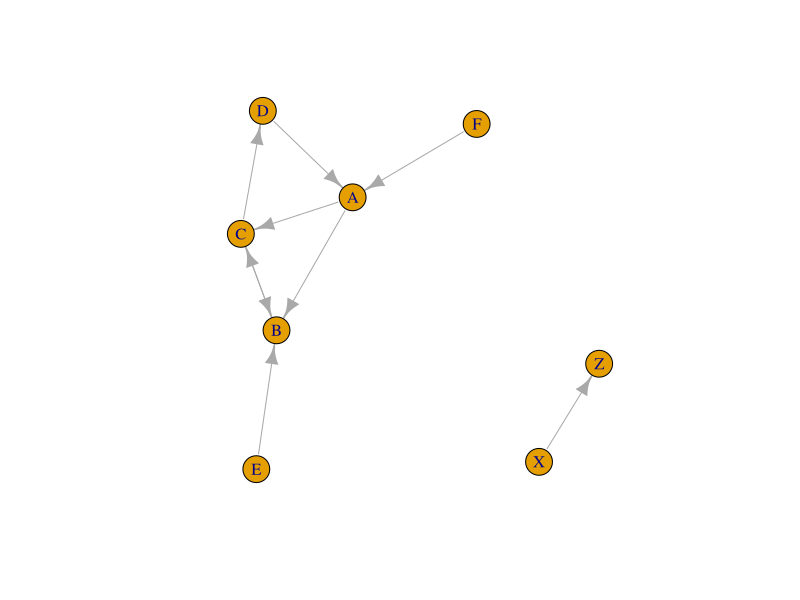
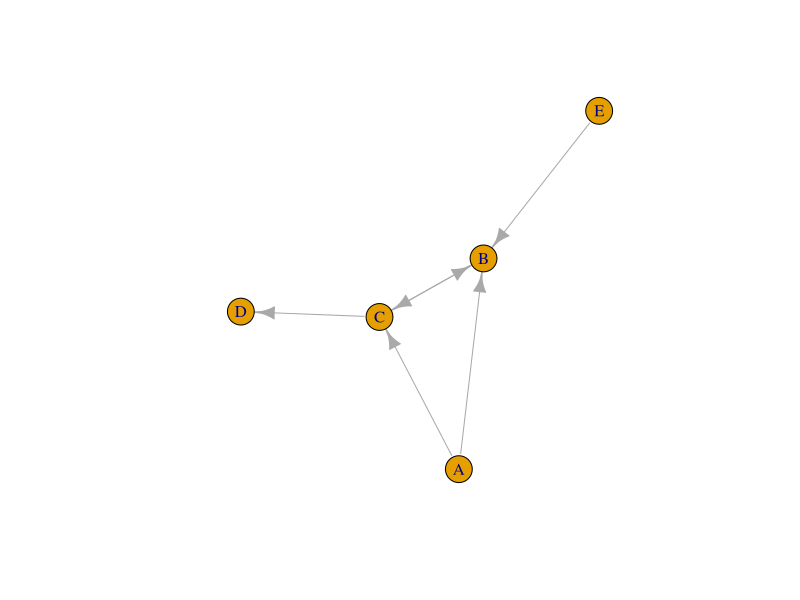
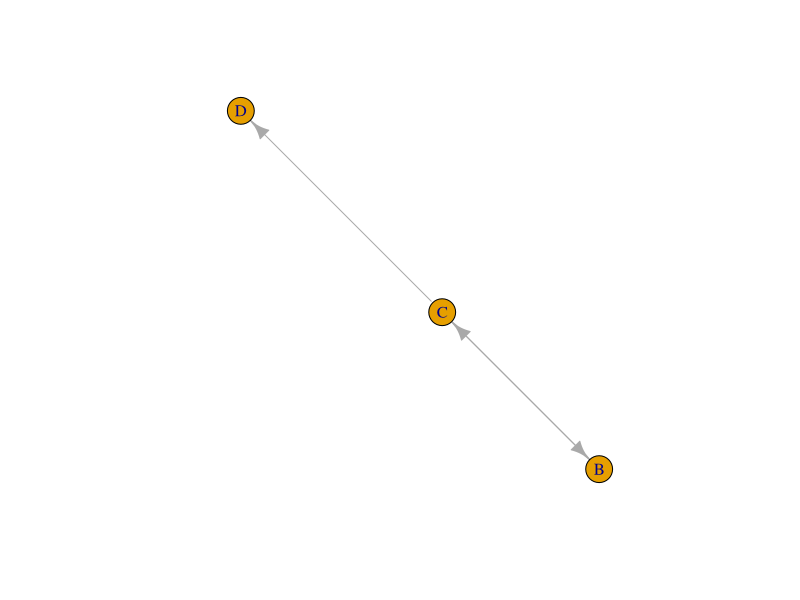
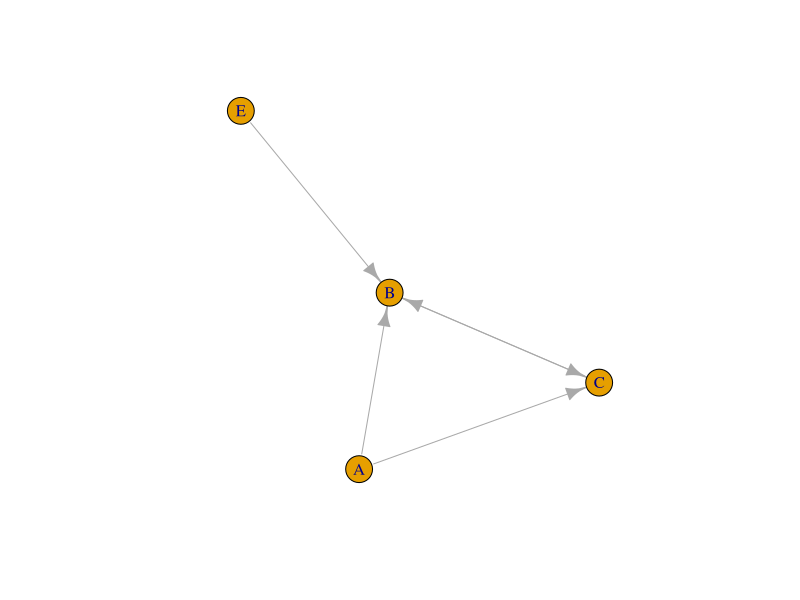
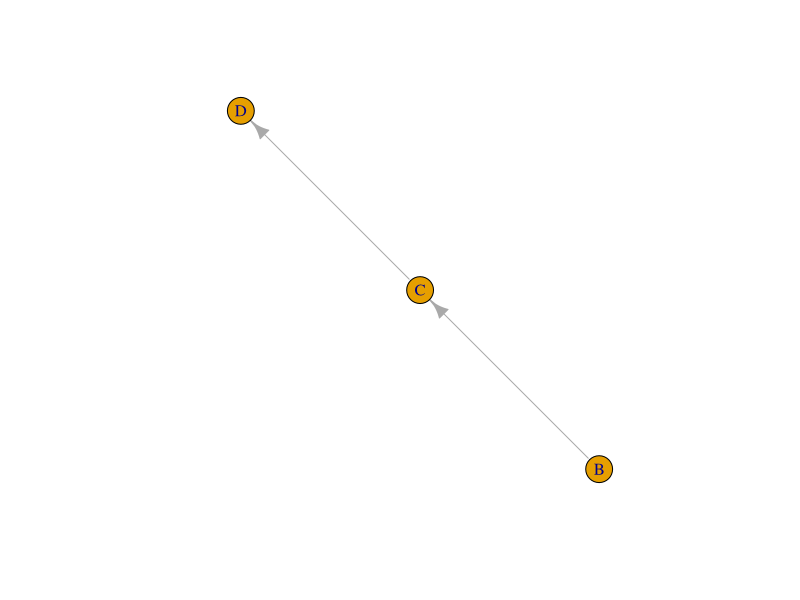
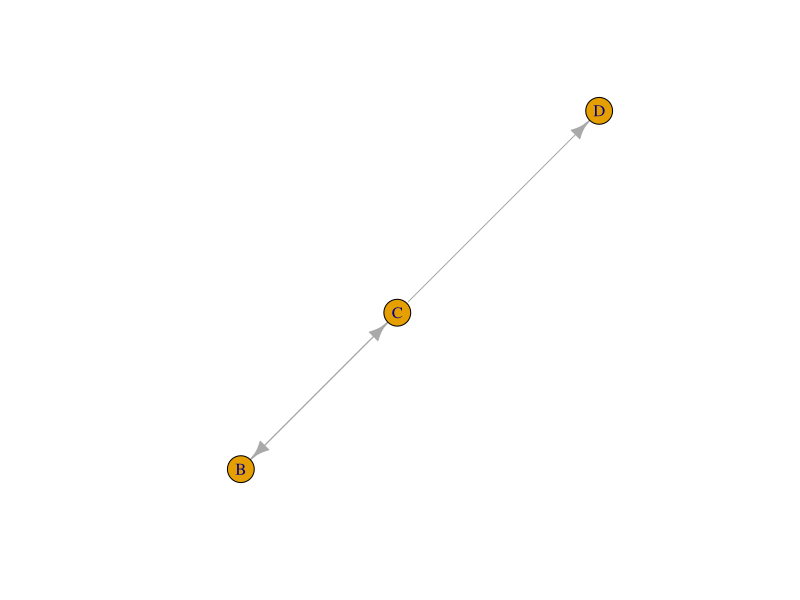
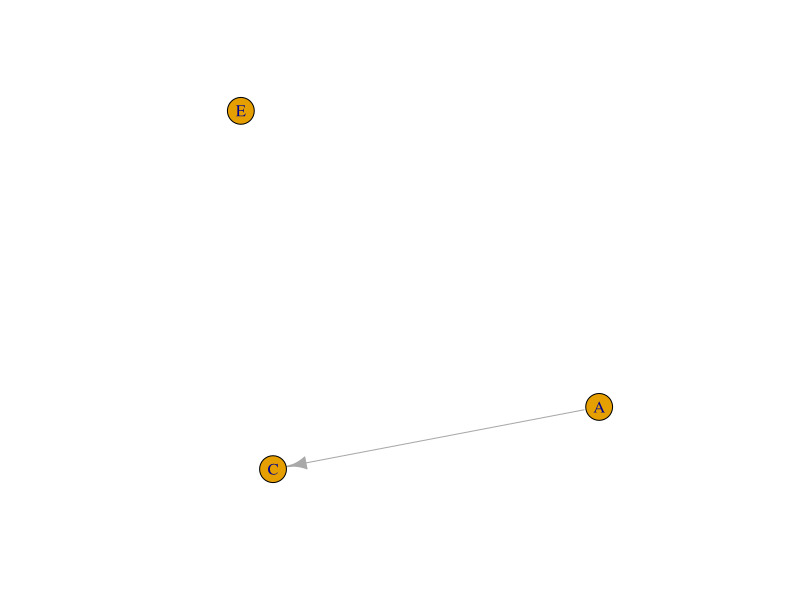
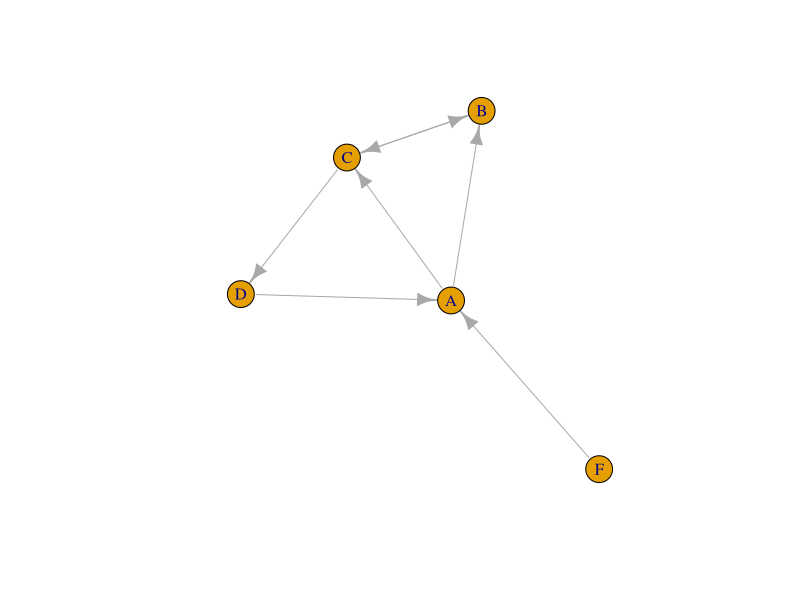

Reproduce these figures in R, in order.
library(igraph)

el <- read.table(text="
A B
B C
C B
C D
A C
E B
F A
X Z
D A")

g <- graph_from_data_frame(el)
plot(g)

## add some attributes to edges and vertices
E(g)$type <- c("y","y","n","n","y","y","n","n","y")
V(g)$type <- rep(c("big","small"), 4)

### define a selection of vertices, or paired from/to vertices defining edges
sel <- c("B","C")
self <- c("B","C")
selt <- c("C","D")


##############################
######## SELECT EDGES ########
##############################

## select the edges which have one of the listed vertices at either end
sg <- subgraph.edges(g, E(g)[ .inc(sel) ])
sg
plot(sg)

## select the edges which have have a start point in the selection
sg <- subgraph.edges(g, E(g)[ .from(sel) ])
sg
plot(sg)

## select the edges which have have an end point in the selection
sg <- subgraph.edges(g, E(g)[ .to(sel) ])
sg
plot(sg)

## select edges between points, in the specific direction (directed graph)
sg <- subgraph.edges(g, E(g)[ self %->% selt ])
sg
plot(sg)

## select edges between points, regardless of direction
sg <- subgraph.edges(g, E(g)[ self %--% selt ])
sg
plot(sg)


## can also just get the ends/vertices at each end of edges doing something like
ends(g, E(g)[.inc(sel)])
   ## which you can regenerate a graph from
graph_from_edgelist(ends(g, E(g)[.inc(sel)]))


#################################
######## SELECT VERTICES ########
#################################

sel <- c("A","C","E")

## Straight select to only keep the listed vertices 
## Appears to not include 'E' as it is not connected
## but it is there if you plot it.
sg <- induced_subgraph(g, V(g)[sel] )
sg
plot(sg)


## select neighbours of the selection (both in and out neighbours for directed graphs)
sg <- induced_subgraph(g, V(g)[ .nei(sel) ])
sg
plot(sg)
## A has neighbours - B C F D, set is B C D F
## C has neighbours - A B D,   set is A B C D F
## E has neighbours - B,       set is A B C D F 
## so just E will get dropped from the main cluster, along with X and Z

## just 'in' neighbours
sg <- induced_subgraph(g, V(g)[ .innei(sel) ])
sg
plot(sg)

## just 'out' neighbours
sg <-induced_subgraph(g, V(g)[ .outnei(sel) ])
sg
plot(sg)




### more complicated selections - not sure these are useful

## select vertices in edge list, at any point
## i.e. all vertices in all edges that include A/C/E at all
sg <- induced_subgraph(g, V(g)[ .inc(E(g)[ .inc(sel) ]) ])
sg
plot(sg)

## can also specify whether at start or end of the edge
## vertices in edges starting at A/C/E
sg <- induced_subgraph(g, V(g)[ .inc(E(g)[ .from(sel) ]) ])
sg
plot(sg)

## vertices in edges ending at A/C/E
sg <- induced_subgraph(g, V(g)[ .inc(E(g)[ .to(sel) ]) ])
sg
plot(sg)

## all vertices in edges containing A/C/E, where A/C/E has an outward 'from' connection
sg <- induced_subgraph(g, V(g)[ .from(E(g)[ .inc(sel) ]) ])
sg
par(mfrow=c(1,2))
plot(g)
plot(sg)

## all vertices in edges containing A/C/E, where A/C/E has an inward 'to' connection
sg <- induced_subgraph(g, V(g)[ .to(E(g)[ .inc(sel) ]) ])
sg
par(mfrow=c(1,2))
plot(g)
plot(sg)





###############################
### DELETING EDGES/VERTICES ###
###############################


## remove vertices
sg <- g - vertices(sel)
sg <- g - V(g)[sel]
sg <- delete_vertices(g, sel)
sg
plot(sg)


## remove edges using any of the selection methods above
## or manually specify one
sg <- g - E(g)[ .to(sel) ]
sg <- g - E(g)[ self %->% selt ]
sg <- g - edges("B|C", "C|D")
sg <- delete_edges(g, c("B|C", "C|D"))
sg
plot(sg)



#############################
### ADDING EDGES/VERTICES ###
#############################

## Add edges - have to be between vertices
## that already exist, not totally new ones.
## c("A","B","C","D") will make A--B and C--D edges
## Need to add vertices first if want to add a new edge
add_edges(g, c("A", "B"))
g + edges(c("A", "B"))

## add vertices
g + vertices(c("G","H"))
add_vertices(g, 2, attr=list(name=c("G","H")))

## add vertices + join with an edge
g + vertices(c("G","H")) + edges(c("G","H"))
## or even native pipe it
g |> add_vertices(nv=2, attr=list(name=c("G","H"))) |> add_edges(edges=c("G","H"))



##################
### COMPONENTS ###
##################

## get the components (or clusters)
cmp <- components(g)

## add them back to the main object
V(g)[names(cmp$membership)]$group <- cmp$membership

data.frame(vertex = V(g)$name, group = V(g)$group)


####################
### PATH FINDING ###
####################

## set of shortest paths from= starting vertex to ALL vertexes 
## (including the same starting vertex, in a path of length one)
shortest_paths(g, from="F")

## find a single shortest path by specifying to=
shortest_paths(g, from="F", to="D")
## mode is 'out' by default, which means the path
## will only follow directions and won't go against an arrow
## e.g., this fails:
shortest_paths(g, from="F", to="E")
## while this succeeds
shortest_paths(g, from="F", to="E", mode="all")
## mode can by "all"/"in"/out"


## or find ALL the shortest paths
all_shortest_paths(g, from="D", to="B")
## if a path travels between the same vertices, but on a different
## edge, you get it twice, e.g.:
all_shortest_paths(g, from="D", to="B", mode="all")


######################
### NEIGHBOURHOODS ###
######################



##############################
### export all details out ###
##############################

## all the edge and vertex attributes in one data.frame
## includin name to vertex id relationship
as_long_data_frame(g)

## just the from/to names + edge attributes
get.data.frame(g)

## just the ends of each edge
## either as vertex names or vertex ids
ends(g, E(g))
ends(g, E(g), names=FALSE)



